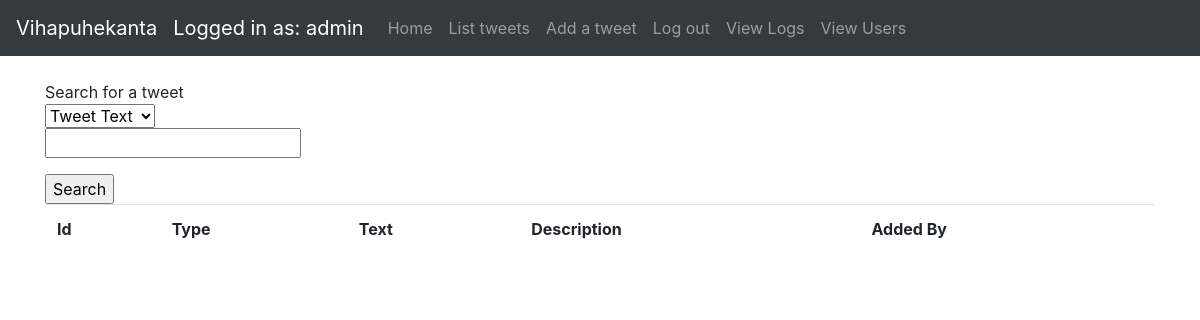
/tweets (signed in), run on an earlier commit of the app's database.
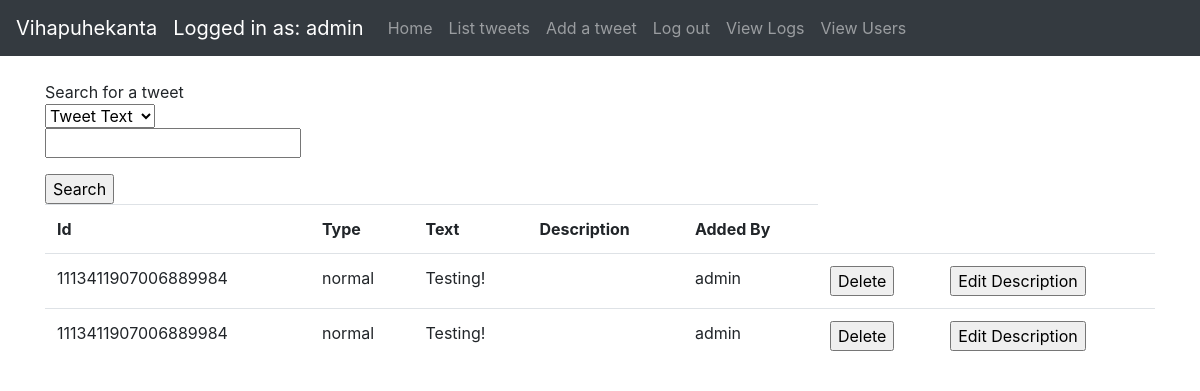
And on a later commit of the database.
### application/tweets/models.py (models this page shows, shortened)
class Tweet(db.Model):
    id = db.Column(db.Integer, primary_key=True)
    date_created = db.Column(db.DateTime, default=db.func.current_timestamp())
    date_modified = db.Column(db.DateTime, default=db.func.current_timestamp(),
                              onupdate=db.func.current_timestamp())
    tweetid = db.Column(db.String(100))
    tweettype = db.Column(db.String(100))
    tweettext = db.Column(db.String(300))
    addedby = db.Column(db.String(100))
    tweetdescription = db.Column(db.String(100))
    account_id = db.Column(db.Integer, db.ForeignKey('account.id'),
                           nullable=False)

### application/tweets/views.py (the view)
@app.route("/tweets", methods=['GET', 'POST'])
@login_required
def tweets_index():
    search = TweetSearchForm(request.form)
    if request.method == 'POST':
        return search_results(search)
    if current_user.urole == "ADMIN":
        tweets = tweet_query_all().limit(100).all()
    else:
        tweets = tweet_query_user().limit(100).all()
    return render_template("tweets/list.html", tweets=tweets, form=search)

### application/tweets/forms.py
class TweetSearchForm(Form):
    choices = [('Tweet Text', 'Tweet Text'), ('Tweet Type', 'Tweet Type')]
    select = SelectField('Search for tweets: ', choices=choices)
    search = StringField('')

### application/__init__.py (called while the page is built)
@login_manager.user_loader
def load_user(user_id):
    return User.query.get(user_id)

### application/tweets/views.py (called while the page is built)
def tweet_query_all():
    return db.session().query(Tweet)

### application/templates/tweets/list.html (shortened to what this page needs)
{% extends "layout.html" %}
{% block body %}
    {% if current_user.is_authenticated %}
        <div>Search for a tweet</div>
        <form method=post action="{{ url_for('tweets_index') }}">
            <d1>
                {{ form.select }}
                <p>
                    {{ form.search }}
            </d1>
            </p><input type="submit" value="Search"/>
        </form>
        <table class="table table-hover">
            <tr>
                <th>Id</th>
                <th>Type</th>
                <th>Text</th>
                <th>Description</th>
                {% if current_user.urole == "ADMIN" %}
                    <th>Added By</th>
                {% endif %}
            </tr>
            {% for tweet in tweets %}
                <tr>
                    <td>{{ tweet.tweetid }}</td>
                    <td>{{ tweet.tweettype }}</td>
                    <td>{{ tweet.tweettext }}</td>
                    <td>{{ tweet.tweetdescription }}</td>
                    {% if current_user.urole == "ADMIN" %}
                    <td>{{ tweet.addedby }}</td>
                    {% endif %}
                    <td>
                        <form method="POST" action="{{ url_for('tweet_delete', id = tweet.id) }}">
                            <input type="submit" value="Delete">
                        </form>
                    </td>
                    <td>
                        <form method="GET" action="{{ url_for('tweets_view', id = tweet.id) }}">
                            <input type="submit" value="Edit Description">
                        </form>
                    </td>
                </tr>
            {% endfor %}
        </table>
    {% else %}
        <div>Log in</div>
    {% endif %}
{% endblock %}

What changed in the data, as far as the page shows it:
added Tweet: tweetid "1113411907006889984", tweettype "normal", tweettext "Testing!", addedby "admin"
added Tweet: tweetid "1113411907006889984", tweettype "normal", tweettext "Testing!", addedby "admin"
